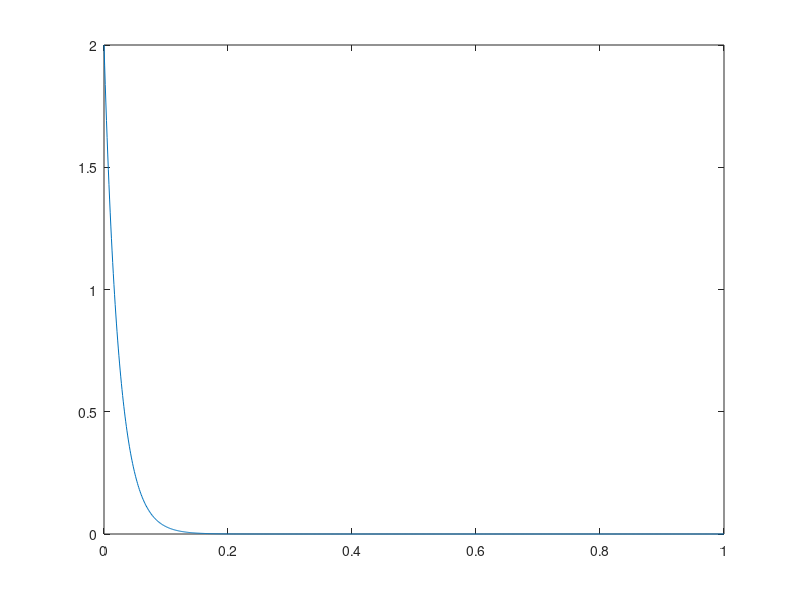

Write MATLAB code to recreate this figure. (Note: this script raises an error after producing the figure.)
clear
clc
close all

% definisco i parametri per il problema di cauchy (problema modello)
y0 = 2;
lambda = -42;

% definisco l'intervallo di tempo
t0 = 0;
t_max = 1;

% definisco la funzione f del problema di cauchy e la soluzione esatta
f = @(t, y) lambda * y;
y_ex = @(t) y0*exp(lambda*(t - t0));
% definisco la derivata parziale di f rispetto a y per poter applicare il
% metodo di newton all'interno di EI
df_dy = @(t, y) lambda;
% creo il vettore di query su istanti di tempo arbitrari (1000)
t_dis = linspace(0, t_max, 1000);

%% 1

% plotto la soluzione esatta
plot(t_dis, y_ex(t_dis))

%% 2

% con passo 0.05 calcolo la soluzione numerica del problema con EA
h1 = 0.05;
[t_h1_EA, u_h1_EA] = eulero_avanti(f, t_max, y0, h1);

% plotto confrontando con la soluzione esatta
subplot(1, 2, 1)
plot(t_dis, y_ex(t_dis), t_h1_EA, u_h1_EA)
legend('Soluzione esatta', 'Eulero Avanti')
title('Eulero Avanti con h = 0.05')

% notiamo che la soluzione non converge a 0
% sappiamo che EA è condizionatamente assolutamente stabile, in particolare
% solo se:
%       |lambda*h + 1| < 1
% ovvero in caso reale solo se:
%       -1 < lambda*h < 0
% e in questo caso abbiamo che lambda*h = -2.1, quindi non entra nella
% regione di assoluta stabilità

% con passo 0.05 calcolo la soluzione numerica del problema con EI usando
% come risolutore dell'equazione non lineare il metodo di newton
[t_h1_EI, u_h1_EI, vett_it_newton] = eulero_indietro_newton(f, df_dy, t_max, y0, h1);

% plotto confrontando con la soluzione esatta
subplot(1, 2, 2)
plot(t_dis, y_ex(t_dis), t_h1_EI, u_h1_EI)
legend('Soluzione esatta', 'Eulero Indietro')
title('Eulero Indietro (Newton) con h = 0.05')

% notiamo che la soluzione converge a 0
% sappiamo che EI è incondizionatamente assolutamente stabile, in
% particolare
%       |lambda*h - 1| > 1
% ovvero in caso reale solo se:
%       lambda*h < 0
% e in questo caso abbiamo che lambda*h = -2.1, quindi entra nella
% regione di assoluta stabilità

%% 3

% modifico il passo a 0.01 ed eseguo di nuovo per i due metodi
h2 = 0.01;
[t_h2_EA, u_h2_EA] = eulero_avanti(f, t_max, y0, h2);
[t_h2,u_h2,vett_it_newton] = eulero_indietro_newton (f, df_dy, t_max, y0, h2);

% plotto le soluzioni
figure
plot(t_dis, y_ex(t_dis), t_h2_EA, u_h2_EA, t_h2, u_h2)
legend('Soluzione esatta', 'Eulero Avanti', 'Eulero Indietro')
title('Eulero Avanti e Indietro (Newton) con h = 0.01')

% questa volta h * lambda = -0.42, quindi risulta assolutamente stabile
% anche il metodo di EA

% notiamo ancora che EA ha convergenza "da sotto" (sottostima) mentre EI ha
% convergenza "da sopra" (sovrastima)

%% 4.1

% chiamando i metodi di EA ed EI (punto fisso) per h1 = 0.05
h1 = 0.05;
[t_h1_EA, u_h1_EA] = eulero_avanti(f, t_max, y0, h1);
[t_h1_EI, u_h1_EI, iter_pf_h1] = eulero_indietro_pto_fisso(f, t_max, y0, h1);

% plotto le soluzioni trovate
figure
subplot(1, 2, 1)
plot(t_dis, y_ex(t_dis), t_h1_EA, u_h1_EA)
legend('Soluzione esatta', 'Eulero Avanti')
subplot(1, 2, 2)
plot(t_dis, y_ex(t_dis), t_h1_EI, u_h1_EI)
legend('Soluzione esatta', 'Eulero Indietro')
sgtitle('Eulero Avanti e Indietro (Punto Fisso) con h = 0.05')

% come osservato prima, EA non è assolutamente stabile

% osserviamo un errore di overflow nella soluzione di EI con punto fisso,
% bisogna prestare attenzione anche alla regione di convergenza del metodo
% utilizzato per risolvere le equazioni non lineari!
%   - la scelta del metodo utilizzato per la risoluzione dell equazione
%     (non lineare in generale) associata ad ogni passo di un metodo
%     implicito può modificare le proprietò di convergenza generali

% applicando punto fisso, ovvero con la funzione di iterazione
%       phi(y) = u_n + h*f(t_(n+1), y)
% che nel caso del problema modello diventa
%       phi(y) = u_n + h*lamba*y
% ricordiamo che deve valere la condizione
%       |phi'(u_(n+1))| < 1
% affinché il metodo delle iterazioni di punto fisso converga
% che nel caso del problema modello diventa
%       |h * lambda| < 1
% che nel piamo complesso è una circonferenza unitaria centrata in (0,0)

% essendo per h1 = 0.05
%       lambda*h1 = -2.1
% fuori dalla circonferenza descritta, il metodo non converge non per una
% proprietà del metodo in sé, quanto del risolutore non lineare

%% 4.2

% chiamando i metodi di EA ed EI (punto fisso) per h2 = 0.03
h2 = 0.03;
[t_h2_EA, u_h2_EA] = eulero_avanti(f, t_max, y0, h2);
[t_h2_EI, u_h2_EI, iter_pf_h2] = eulero_indietro_pto_fisso(f, t_max, y0, h2);

% plotto le soluzioni trovate
figure
subplot(1, 2, 1)
plot(t_dis, y_ex(t_dis), t_h2_EA, u_h2_EA)
legend('Soluzione esatta', 'Eulero Avanti')
subplot(1, 2, 2)
plot(t_dis, y_ex(t_dis), t_h2_EI, u_h2_EI)
legend('Soluzione esatta', 'Eulero Indietro')
sgtitle('Eulero Avanti e Indietro (Punto Fisso) con h = 0.03')

% per quanto oscillatoria e con sovraelongazione abbastanza elevata, EA
% converge a 0 per t crescenti

% anche in questo caso EI non converge a 0 a causa delle condizioni del
% metodo delle iterazioni di punto fisso (lambda*h2 = -1.26)

%% 4.3

% chiamando i metodi di EA ed EI (punto fisso) per h3 = 0.01
h3 = 0.01;
[t_h3_EA, u_h3_EA] = eulero_avanti(f, t_max, y0, h3);
[t_h3_EI, u_h3_EI, iter_pf_h3] = eulero_indietro_pto_fisso(f, t_max, y0, h3);

% plotto le soluzioni trovate
figure
subplot(1, 2, 1)
plot(t_dis, y_ex(t_dis), t_h3_EA, u_h3_EA)
legend('Soluzione esatta', 'Eulero Avanti')
subplot(1, 2, 2)
plot(t_dis, y_ex(t_dis), t_h3_EI, u_h3_EI)
legend('Soluzione esatta', 'Eulero Indietro')
sgtitle('Eulero Avanti e Indietro (Punto Fisso) con h = 0.01')

% in questo caso il passo è abbastanza fino da evitare instabilità sia per
% EI che per EA

% in tutti questi casi EA sottostima ed EI sovrastima
